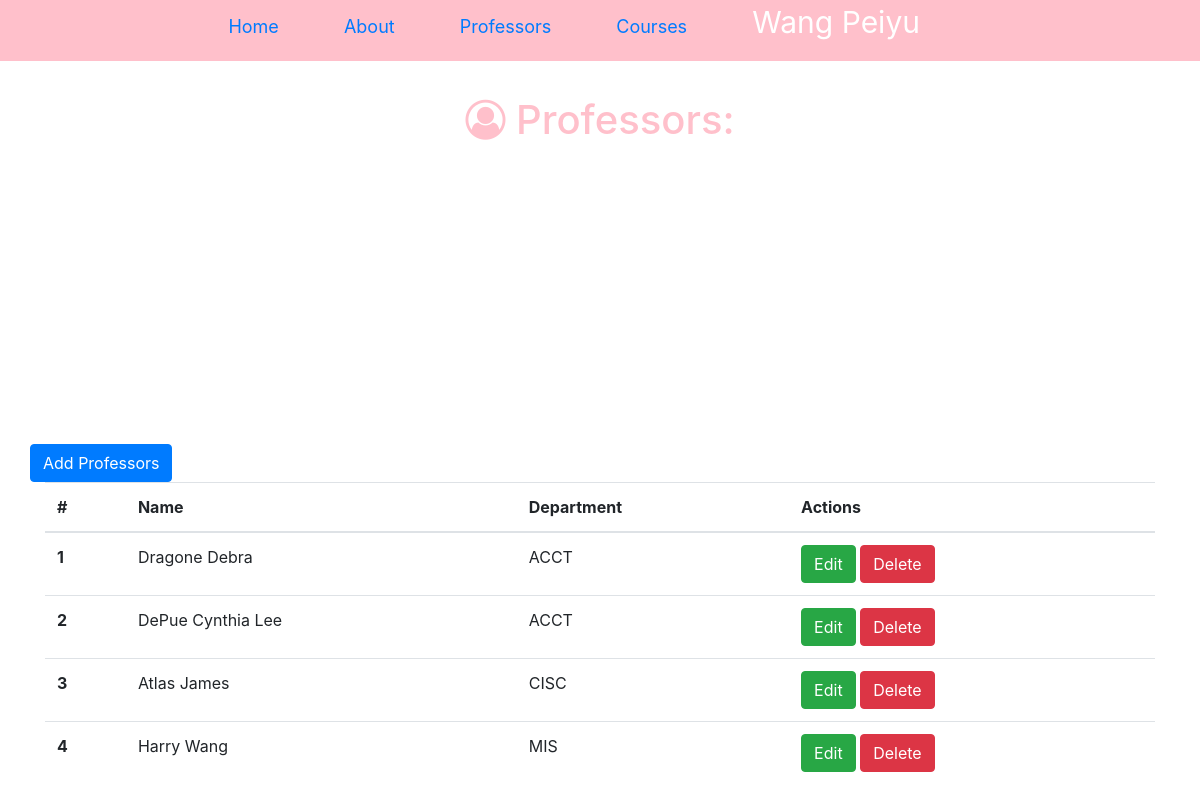
The app's page /professors, older data.
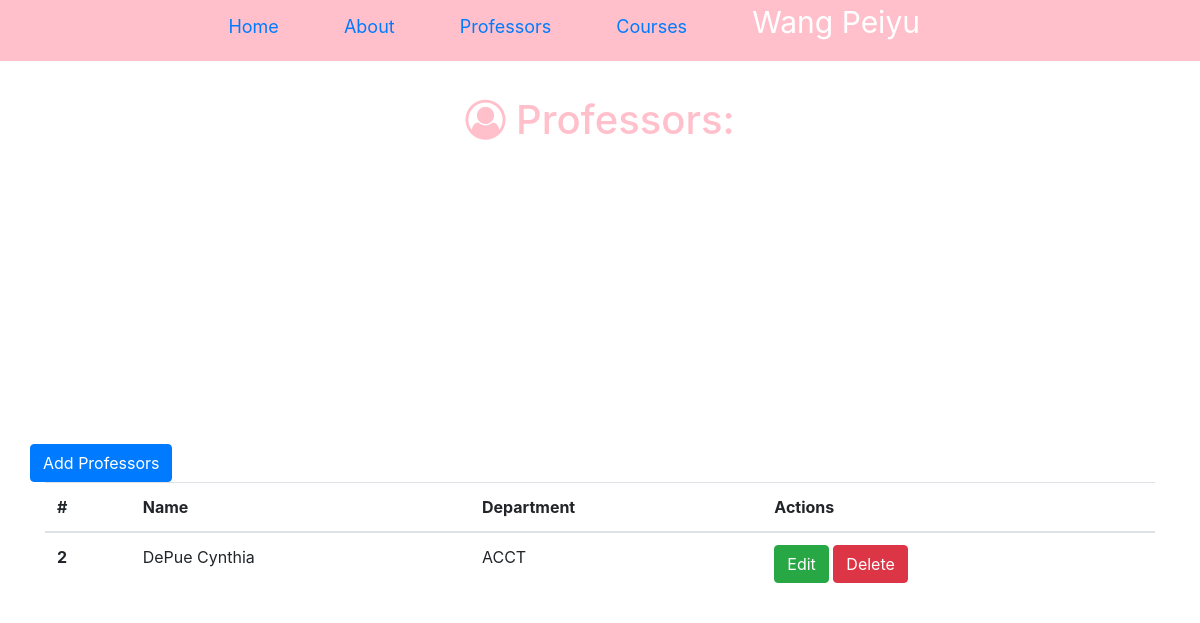
The same page, newer data.
### starter.py (models this page shows)
class Professor(db.Model):
    __tablename__ = 'professors'
    id = db.Column(db.Integer, primary_key=True)
    name = db.Column(db.String(64))
    department = db.Column(db.Text)
    courses = db.relationship('Course', backref='professor',cascade="delete")##back reference at the many side, unique in ORM

### starter.py (the view)
@app.route('/professors')
def show_all_professors():
    professors = Professor.query.all()
    return render_template('professor-all.html', professors=professors)

### templates/professor-all.html (shortened to what this page needs)
{% extends "index.html"%}
{% block page_content%}
<br><br>
  <div class="container">
    <h1 class="mt-5"><i class="fa fa-user-circle-o" aria-hidden="true"></i> Professors:</h1>
    <div class="row bottom-margin">
      <a href="/professor/add" class="btn btn-primary" role="button" aria-disabled="true">Add Professors</a>
    </div>
    {% if professors %}
      <table class="table">
        <thead>
          <tr>
            <th>#</th>
            <th>Name</th>
            <th>Department</th>
            <th>Actions</th>
          </tr>
        </thead>
        <tbody>
          {% for professor in professors %}
          <tr>
              <th scope="row">{{professor.id}}</th>
              <td>{{professor.name}}</td>
              <td>{{professor.department}}</td>
              <td>
                <a href="/professor/edit/{{professor.id}}" class="btn btn-success" role="button" aria-disabled="true">Edit</a>
                  <a href="/professor/delete/{{professor.id}}" class="btn btn-danger" role="button">Delete</a>
              </td>
          </tr>
          {% endfor%}
        </tbody>
      </table>
    {% else %}
      <h3>there is no professors in the database yet.</h3>
    {% endif %}
  </div>
{% endblock%}

Row changes from the older to the newer data that the page shows:
removed Professor: id "1", name "Dragone Debra", department "ACCT"
removed Professor: id "3", name "Atlas James", department "CISC"
removed Professor: id "4", name "Harry Wang", department "MIS"
changed Professor "ACCT": name "DePue Cynthia Lee" → "DePue Cynthia"
